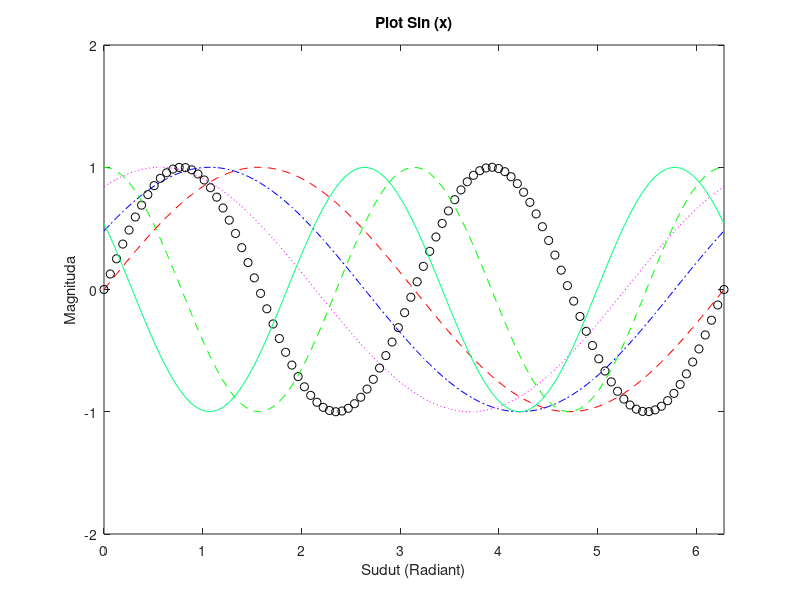

Write the MATLAB code that produced this figure.
clear
clc

x = linspace(0,2*pi,100);
y1 = sin(x);
y2 = sin(x + 0.5); % Geser ke kanan 1
y3 = sin(x + 1); % Geser ke kanan 1
y4 = sin(2*x);
y5 = cos(2*x);
y6 = cos(2*x + 1);

% Plot
figure(1)
plot(x,y1,'r--',x,y2,'b-.',x,y3,'m:')

% Axis
axis([0 2*pi -2 2]);

% Membuat Nama
title('Plot Sin (x)'); % Judul
xlabel('Sudut (Radiant)'); % Sumbu X
ylabel('Magnituda'); % Sumbu y

% Menambahkan 1 Plot Grafik lagi ke dalam Figure yang sama
hold on
plot(x,y4,'ko')
plot(x,y5,'g--')
plot(x,y6,'Color', [0 1 0.5]) % [R G B] Decimal Code Color
hold off

% Catatan : 
% Figure fungsinya membuat 2 buah grafik di dalam 1 Program yang sama
% r = red, g = green, b = blue -- Kode warna
% belajar tipe-tipe garis o-, -. , : , -- , ++ , dll.
% Beberapa contoh Kode Warna lain [1 0 1], [1 1 0], [1 0.5 0.5], [0,5 0,5 0,5], [0 0 0], dll  <----- [R G B] Decimal Code Color
